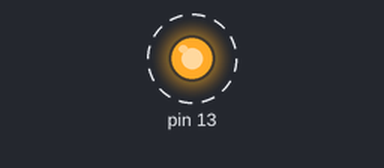
A sketch run on a simulated Arduino Uno, built with avr-gcc and run on an emulated ATmega328P. Shown: output pins drawn as LEDs (lit = HIGH). Dashed ring = blinking.

Above: at 0.5 s.
Timing chart, 0 to 4.6 s (numbered marks = the images above):
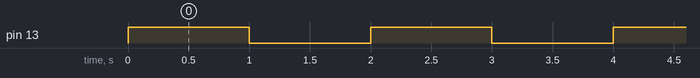

Measured:
- by itself, pin 13: alternates HIGH for 1.0 s and LOW for 1.0 s, 6 changes in all, then stays LOW

The sketch:

if_loop_counter_led.ino
```cpp
int count;
void setup() {
  // put your setup code here, to run once:
  pinMode(13, OUTPUT);

}

void loop() {
  // put your main code here, to run repeatedly:
  if (count < 3)
  {
    digitalWrite(13,HIGH);
    delay(1000);
    digitalWrite(13,LOW);
    delay(1000);
    count++;
  }
}
```
